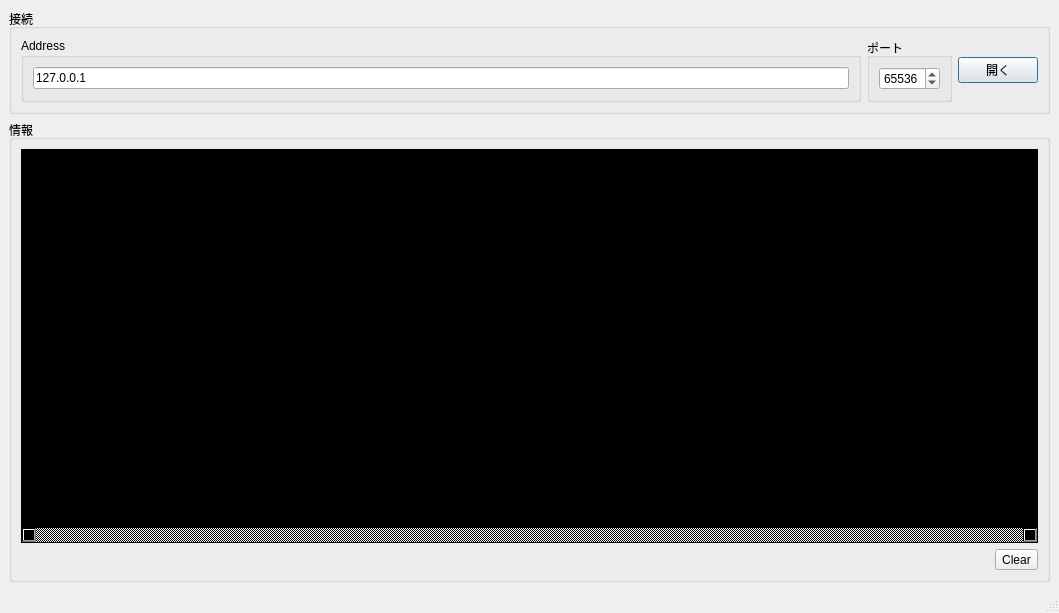
<?xml version="1.0" encoding="UTF-8"?>
<ui version="4.0">
 <class>MainWindow</class>
 <widget class="QMainWindow" name="MainWindow">
  <property name="geometry">
   <rect>
    <x>0</x>
    <y>0</y>
    <width>1059</width>
    <height>613</height>
   </rect>
  </property>
  <property name="windowTitle">
   <string>WebSocketApp</string>
  </property>
  <widget class="QWidget" name="centralwidget">
   <layout class="QVBoxLayout" name="verticalLayout" stretch="0,0">
    <item>
     <widget class="QGroupBox" name="ConnectionGroupBox">
      <property name="title">
       <string>接続</string>
      </property>
      <layout class="QHBoxLayout" name="horizontalLayout_3">
       <item>
        <widget class="QGroupBox" name="groupBox">
         <property name="title">
          <string>Address</string>
         </property>
         <layout class="QHBoxLayout" name="horizontalLayout">
          <item>
           <widget class="QLineEdit" name="address">
            <property name="text">
             <string>127.0.0.1</string>
            </property>
           </widget>
          </item>
         </layout>
        </widget>
       </item>
       <item>
        <widget class="QGroupBox" name="groupBox_2">
         <property name="title">
          <string>ポート</string>
         </property>
         <layout class="QHBoxLayout" name="horizontalLayout_2">
          <item>
           <widget class="QSpinBox" name="port">
            <property name="wrapping">
             <bool>true</bool>
            </property>
            <property name="maximum">
             <number>65536</number>
            </property>
            <property name="value">
             <number>65536</number>
            </property>
           </widget>
          </item>
         </layout>
        </widget>
       </item>
       <item>
        <widget class="QPushButton" name="ConnectButton">
         <property name="text">
          <string>開く</string>
         </property>
         <property name="autoDefault">
          <bool>true</bool>
         </property>
         <property name="default">
          <bool>true</bool>
         </property>
        </widget>
       </item>
      </layout>
     </widget>
    </item>
    <item>
     <widget class="QGroupBox" name="logGroupBox">
      <property name="title">
       <string>情報</string>
      </property>
      <layout class="QVBoxLayout" name="verticalLayout_2">
       <item>
        <widget class="QTextEdit" name="log">
         <property name="styleSheet">
          <string notr="true">background-color : rgb(0,0,0);</string>
         </property>
         <property name="horizontalScrollBarPolicy">
          <enum>Qt::ScrollBarAlwaysOn</enum>
         </property>
         <property name="lineWrapMode">
          <enum>QTextEdit::NoWrap</enum>
         </property>
         <property name="readOnly">
          <bool>true</bool>
         </property>
        </widget>
       </item>
       <item alignment="Qt::AlignRight">
        <widget class="QToolButton" name="ClearButton">
         <property name="text">
          <string>Clear</string>
         </property>
        </widget>
       </item>
      </layout>
     </widget>
    </item>
   </layout>
  </widget>
  <widget class="QMenuBar" name="menubar">
   <property name="geometry">
    <rect>
     <x>0</x>
     <y>0</y>
     <width>1059</width>
     <height>24</height>
    </rect>
   </property>
  </widget>
  <widget class="QStatusBar" name="statusbar"/>
 </widget>
 <resources/>
 <connections/>
</ui>
